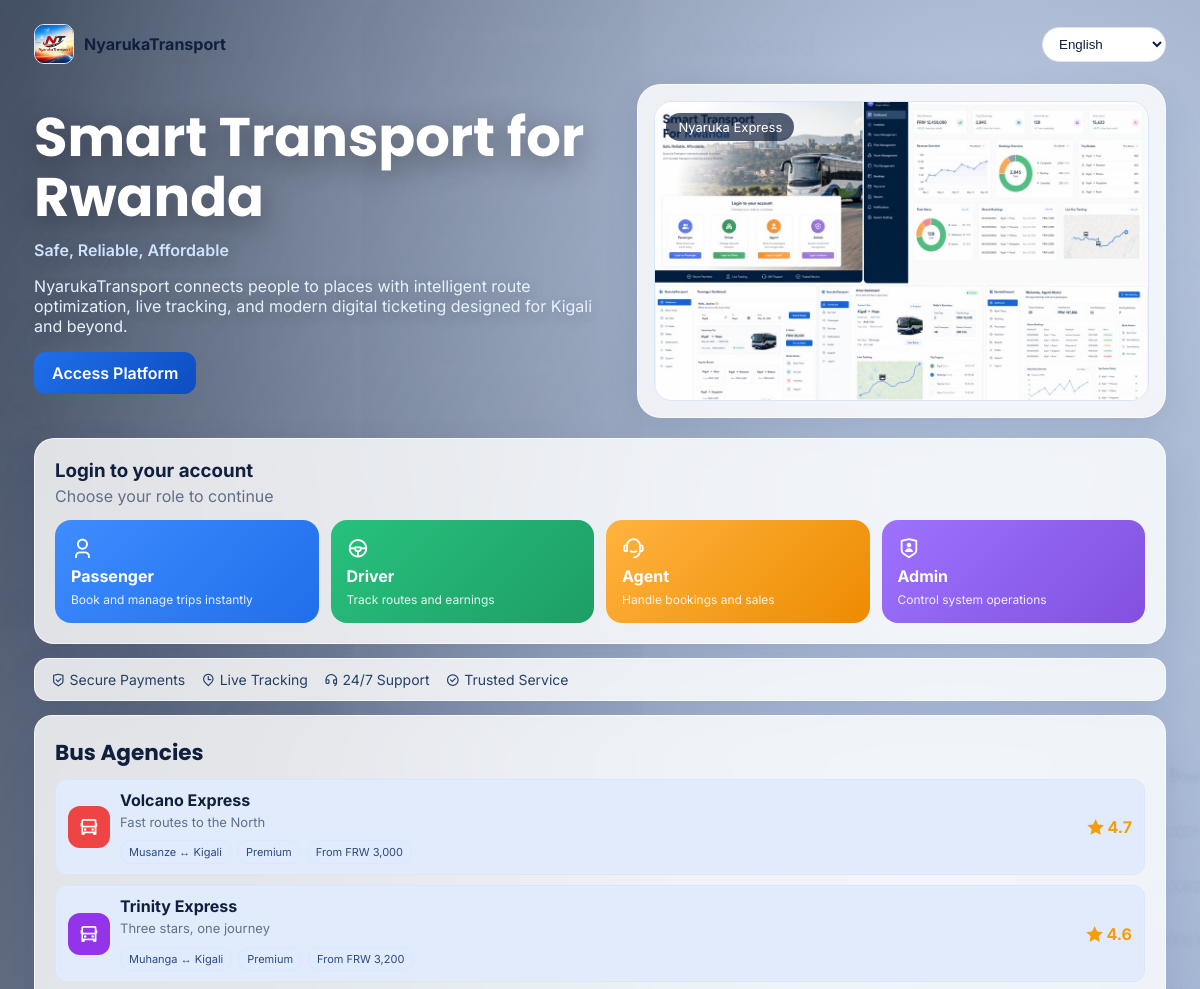
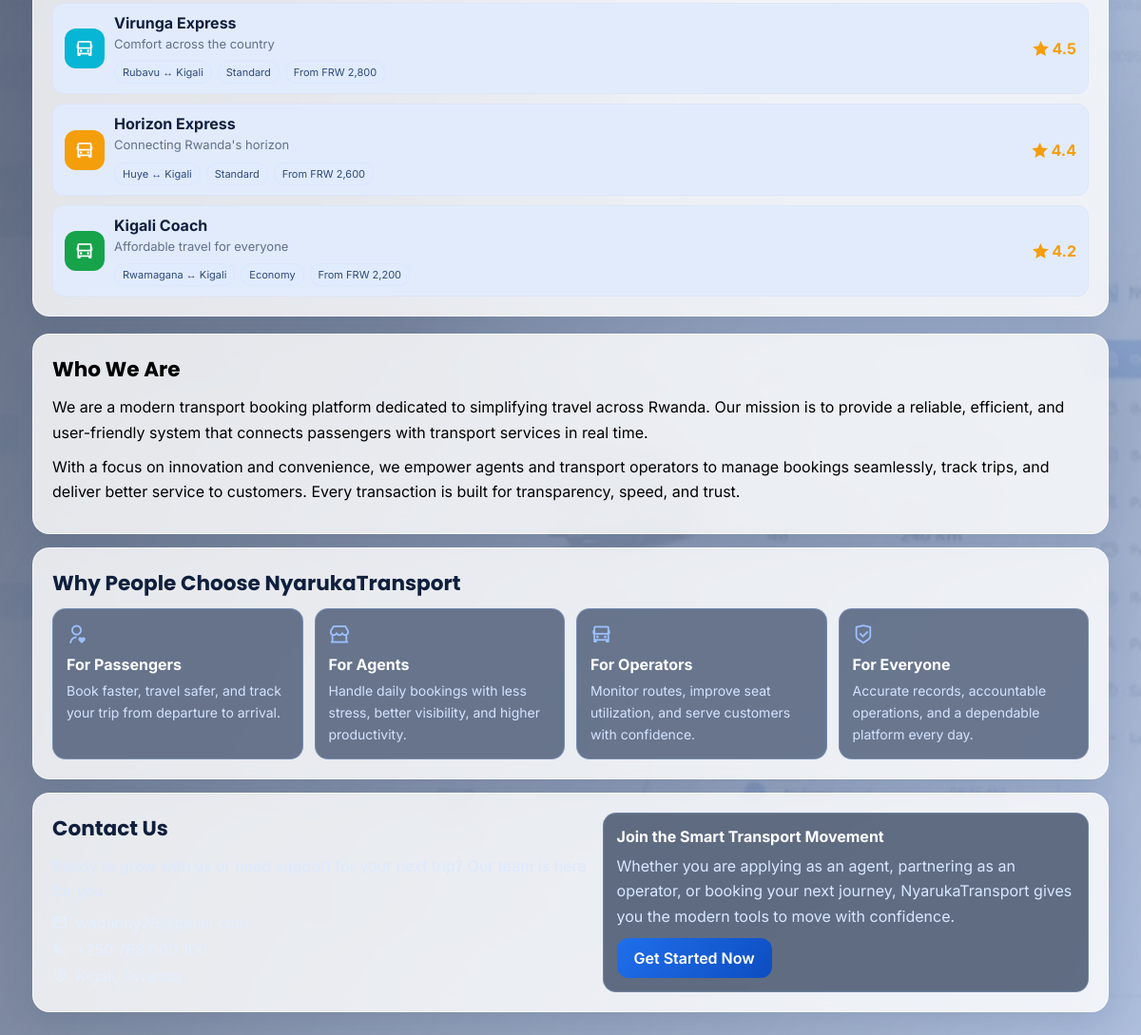
The page / on the database its author committed (2 pictures, top to bottom).
### tables this page shows
CREATE TABLE IF NOT EXISTS bus_agencies (
    id INT AUTO_INCREMENT PRIMARY KEY,
    agency_name VARCHAR(120) NOT NULL UNIQUE,
    tagline VARCHAR(255) NOT NULL,
    rating DECIMAL(2,1) NOT NULL DEFAULT 4.0,
    primary_color VARCHAR(20) NOT NULL DEFAULT '#1f6feb',
    route_focus VARCHAR(120) NOT NULL DEFAULT 'Rwanda Routes',
    service_level ENUM('Economy', 'Standard', 'Premium') NOT NULL DEFAULT 'Standard',
    price_from_frw INT NOT NULL DEFAULT 3000
);

### includes/i18n.php (called while the page is built, shortened)
<?php
function current_language(): string
{
    $lang = (string) ($_SESSION['lang'] ?? 'en');
    return in_array($lang, SUPPORTED_LANGUAGES, true) ? $lang : 'en';
}
function t(string $key): string
{
    $lang = current_language();
    return $messages[$lang][$key] ?? $messages['en'][$key] ?? $key;
}

### includes/config.php (called while the page is built, shortened)
<?php
function app_url(string $path = ''): string
{
    $normalizedPath = ltrim($path, '/');
    return rtrim(APP_URL, '/') . ($normalizedPath !== '' ? '/' . $normalizedPath : '');
}
require_once __DIR__ . '/i18n.php';

### includes/db.php (called while the page is built, shortened)
<?php
require_once __DIR__ . '/config.php';
function db(): PDO
{
    $dsn = sprintf('mysql:host=%s;port=%d;dbname=%s;charset=utf8mb4', DB_HOST, DB_PORT, DB_NAME);
    $pdo = new PDO(
        $dsn,
        DB_USER,
        DB_PASS,
        [
            PDO::ATTR_ERRMODE => PDO::ERRMODE_EXCEPTION,
            PDO::ATTR_DEFAULT_FETCH_MODE => PDO::FETCH_ASSOC,
            PDO::ATTR_EMULATE_PREPARES => false,
        ]
    );
    return $pdo;
}

### includes/dashboard-data.php (called while the page is built, shortened)
<?php
require_once __DIR__ . '/db.php';
function format_frw(int|float $amount): string
{
    return 'FRW ' . number_format((float) $amount, 0, '.', ',');
}
function fetch_bus_agencies(): array
{
    try {
        $agencies = db()->query("
            SELECT
                id,
                agency_name,
                tagline,
                rating,
                primary_color,
                route_focus,
                service_level,
                price_from_frw
            FROM bus_agencies
            ORDER BY rating DESC, agency_name ASC
        ")->fetchAll();
        if ($agencies !== []) {
            return $agencies;
        }
    } catch (Throwable $e) {
    }
    return [
        ['id' => 1, 'agency_name' => 'Volcano Express', 'tagline' => 'Fast routes to the North', 'rating' => 4.7, 'primary_color' => '#ef4444', 'route_focus' => 'Musanze ↔ Kigali', 'service_level' => 'Premium', 'price_from_frw' => 3000],
        ['id' => 2, 'agency_name' => 'Virunga Express', 'tagline' => 'Comfort across the country', 'rating' => 4.5, 'primary_color' => '#06b6d4', 'route_focus' => 'Rubavu ↔ Kigali', 'service_level' => 'Standard', 'price_from_frw' => 2800],
        ['id' => 3, 'agency_name' => 'Horizon Express', 'tagline' => "Connecting Rwanda's horizon", 'rating' => 4.4, 'primary_color' => '#f59e0b', 'route_focus' => 'Huye ↔ Kigali', 'service_level' => 'Standard', 'price_from_frw' => 2600],
        ['id' => 4, 'agency_name' => 'Trinity Express', 'tagline' => 'Three stars, one journey', 'rating' => 4.6, 'primary_color' => '#9333ea', 'route_focus' => 'Muhanga ↔ Kigali', 'service_level' => 'Premium', 'price_from_frw' => 3200],
        ['id' => 5, 'agency_name' => 'Kigali Coach', 'tagline' => 'Affordable travel for everyone', 'rating' => 4.2, 'primary_color' => '#16a34a', 'route_focus' => 'Rwamagana ↔ Kigali', 'service_level' => 'Economy', 'price_from_frw' => 2200],
    ];
}

### index.php (the view, shortened to what this page needs)
<?php
require_once __DIR__ . '/includes/layout.php';
require_once __DIR__ . '/includes/dashboard-data.php';
$agencies = fetch_bus_agencies();
render_head('Smart Transport for Rwanda');
?>
<link href="https://cdn.jsdelivr.net/npm/remixicon@4.3.0/fonts/remixicon.css" rel="stylesheet">
<section class="landing-shell">
    <div class="landing-content">
        <header class="landing-header">
            <div class="brand-inline">
                <img src="<?= app_url('assets/images/nyaruka-logo.png') ?>" alt="<?= APP_NAME ?> logo" class="landing-logo">
                <strong>NyarukaTransport</strong>
            </div>
            <form method="get">
                <select class="language-pill-select" name="lang" onchange="this.form.submit()">
                    <option value="en" <?= current_language() === 'en' ? 'selected' : '' ?>><?= t('lang_en') ?></option>
                </select>
            </form>
        </header>
        <div class="hero-grid">
            <div class="hero-copy">
                <h1 style="color:#ffffff; text-shadow:0 8px 30px rgba(0,0,0,0.35);"><?= t('landing_title') ?></h1>
                <p class="subtitle" style="color:#cfe3ff; text-shadow:0 4px 18px rgba(0,0,0,0.28);"><?= t('landing_subtitle') ?></p>
                <p style="color:#e9f1ff; text-shadow:0 4px 18px rgba(0,0,0,0.24);">
                    <?= t('landing_intro') ?>
                </p>
                <a class="primary-btn" href="<?= app_url('login.php') ?>"><?= t('access_platform') ?></a>
            </div>
            <div class="bus-visual glass">
                <div class="bus-tag">Nyaruka Express</div>
                <img class="hero-bus-image" src="<?= app_url('assets/images/nyaruka-hero.png') ?>" alt="Nyaruka modern bus">
            </div>
        </div>
        <div class="role-selector glass">
            <h3><?= t('login_account') ?></h3>
            <p><?= t('choose_role') ?></p>
            <div class="role-grid">
                <a href="<?= app_url('login.php?role=passenger') ?>" class="role-card passenger">
                    <i class="ri-user-3-line"></i>
                    <strong><?= t('role_passenger') ?></strong>
                    <span><?= t('role_passenger_desc') ?></span>
                </a>
                <a href="<?= app_url('login.php?role=driver') ?>" class="role-card driver">
                    <i class="ri-steering-2-line"></i>
                    <strong><?= t('role_driver') ?></strong>
                    <span><?= t('role_driver_desc') ?></span>
                </a>
                <a href="<?= app_url('login.php?role=agent') ?>" class="role-card agent">
                    <i class="ri-customer-service-2-line"></i>
                    <strong><?= t('role_agent') ?></strong>
                    <span><?= t('role_agent_desc') ?></span>
                </a>
                <a href="<?= app_url('login.php?role=admin') ?>" class="role-card admin">
                    <i class="ri-shield-user-line"></i>
                    <strong><?= t('role_admin') ?></strong>
                    <span><?= t('role_admin_desc') ?></span>
                </a>
            </div>
        </div>
        <div class="trust-bar glass">
            <span><i class="ri-shield-check-line"></i> <?= t('trust_secure') ?></span>
            <span><i class="ri-map-pin-time-line"></i> <?= t('trust_tracking') ?></span>
            <span><i class="ri-customer-service-line"></i> <?= t('trust_support') ?></span>
            <span><i class="ri-checkbox-circle-line"></i> <?= t('trust_service') ?></span>
        </div>
        <article class="landing-panel glass agencies-panel">
            <h3>Bus Agencies</h3>
            <div class="agencies-grid">
                <?php foreach ($agencies as $agency): ?>
                    <div class="agency-card">
                        <div class="agency-icon" style="background: <?= htmlspecialchars((string) $agency['primary_color']) ?>;">
                            <i class="ri-bus-2-line"></i>
                        </div>
                        <div>
                            <strong><?= htmlspecialchars((string) $agency['agency_name']) ?></strong>
                            <p><?= htmlspecialchars((string) $agency['tagline']) ?></p>
                            <div class="agency-tags">
                                <span><?= htmlspecialchars((string) $agency['route_focus']) ?></span>
                                <span><?= htmlspecialchars((string) $agency['service_level']) ?></span>
                                <span>From <?= htmlspecialchars(format_frw((int) $agency['price_from_frw'])) ?></span>
                            </div>
                        </div>
                        <span class="agency-rating"><i class="ri-star-fill"></i> <?= number_format((float) $agency['rating'], 1) ?></span>
                    </div>
                <?php endforeach; ?>
            </div>
        </article>
        <section class="landing-sections">
            <article class="landing-panel glass who-we-are-panel">
                <h3><?= t('who_we_are') ?></h3>
                <p><?= t('who_we_are_p1') ?></p>
                <p><?= t('who_we_are_p2') ?></p>
            </article>
            <article class="landing-panel glass">
                <h3><?= t('why_choose') ?></h3>
                <div class="motivation-grid">
                    <div class="motivation-item">
                        <i class="ri-user-heart-line"></i>
                        <h4><?= t('why_passengers_title') ?></h4>
                        <p><?= t('why_passengers_desc') ?></p>
                    </div>
                    <div class="motivation-item">
                        <i class="ri-store-2-line"></i>
                        <h4><?= t('why_agents_title') ?></h4>
                        <p><?= t('why_agents_desc') ?></p>
                    </div>
                    <div class="motivation-item">
                        <i class="ri-bus-2-line"></i>
                        <h4><?= t('why_operators_title') ?></h4>
                        <p><?= t('why_operators_desc') ?></p>
                    </div>
                    <div class="motivation-item">
                        <i class="ri-shield-check-line"></i>
                        <h4><?= t('why_everyone_title') ?></h4>
                        <p><?= t('why_everyone_desc') ?></p>
                    </div>
                </div>
            </article>
            <article class="landing-panel glass contact-panel">
                <div>
                    <h3><?= t('contact_us') ?></h3>
                    <p><?= t('contact_intro') ?></p>
                    <ul class="contact-list">
                        <li><i class="ri-mail-line"></i> <?= htmlspecialchars(SUPPORT_EMAIL) ?></li>
                        <li><i class="ri-phone-line"></i> <?= htmlspecialchars(SUPPORT_PHONE) ?></li>
                        <li><i class="ri-map-pin-line"></i> <?= t('contact_location') ?></li>
                    </ul>
                </div>
                <div class="contact-cta">
                    <h4><?= t('cta_title') ?></h4>
                    <p><?= t('cta_desc') ?></p>
                    <a class="primary-btn" href="<?= app_url('login.php') ?>"><?= t('cta_button') ?></a>
                </div>
            </article>
        </section>
    </div>
</section>
<?php render_footer(); ?>

### includes/layout.php (shortened to what this page needs)
<?php
require_once __DIR__ . '/config.php';
function render_head(string $title): void
{
    ?>
    <!doctype html>
    <html lang="<?= htmlspecialchars(current_language()) ?>">
    <head>
        <link rel="stylesheet" href="https://unpkg.com/leaflet@1.9.4/dist/leaflet.css">
        <link rel="stylesheet" href="<?= app_url('assets/css/style.css') ?>">
    </head>
    <body>
    <?php
}
function render_footer(): void
{
    ?>
    </body>
    </html>
    <?php
}
    ?>

### rows shown on the page
bus_agencies: agency_name "Volcano Express", tagline "Fast routes to the North", route_focus "Musanze ↔ Kigali", service_level "Premium", price_from_frw "FRW 3,000", rating "4.7"
bus_agencies: agency_name "Trinity Express", tagline "Three stars, one journey", route_focus "Muhanga ↔ Kigali", service_level "Premium", price_from_frw "FRW 3,200", rating "4.6"
bus_agencies: agency_name "Virunga Express", tagline "Comfort across the country", route_focus "Rubavu ↔ Kigali", service_level "Standard", price_from_frw "FRW 2,800", rating "4.5"
bus_agencies: agency_name "Horizon Express", tagline "Connecting Rwanda's horizon", route_focus "Huye ↔ Kigali", service_level "Standard", price_from_frw "FRW 2,600", rating "4.4"
bus_agencies: agency_name "Kigali Coach", tagline "Affordable travel for everyone", route_focus "Rwamagana ↔ Kigali", service_level "Economy", price_from_frw "FRW 2,200", rating "4.2"

### other values the page prints
t('landing_title') "Smart Transport for Rwanda"
t('landing_subtitle') "Safe, Reliable, Affordable"
t('landing_intro') "NyarukaTransport connects people to places with intelligent route optimization, live tracking, and modern digital ticketing designed for Kigali and beyond."
t('access_platform') "Access Platform"
t('login_account') "Login to your account"
t('choose_role') "Choose your role to continue"
t('role_passenger') "Passenger"
t('role_passenger_desc') "Book and manage trips instantly"
t('role_driver') "Driver"
t('role_driver_desc') "Track routes and earnings"
t('role_agent') "Agent"
t('role_agent_desc') "Handle bookings and sales"
t('role_admin') "Admin"
t('role_admin_desc') "Control system operations"
t('trust_secure') "Secure Payments"
